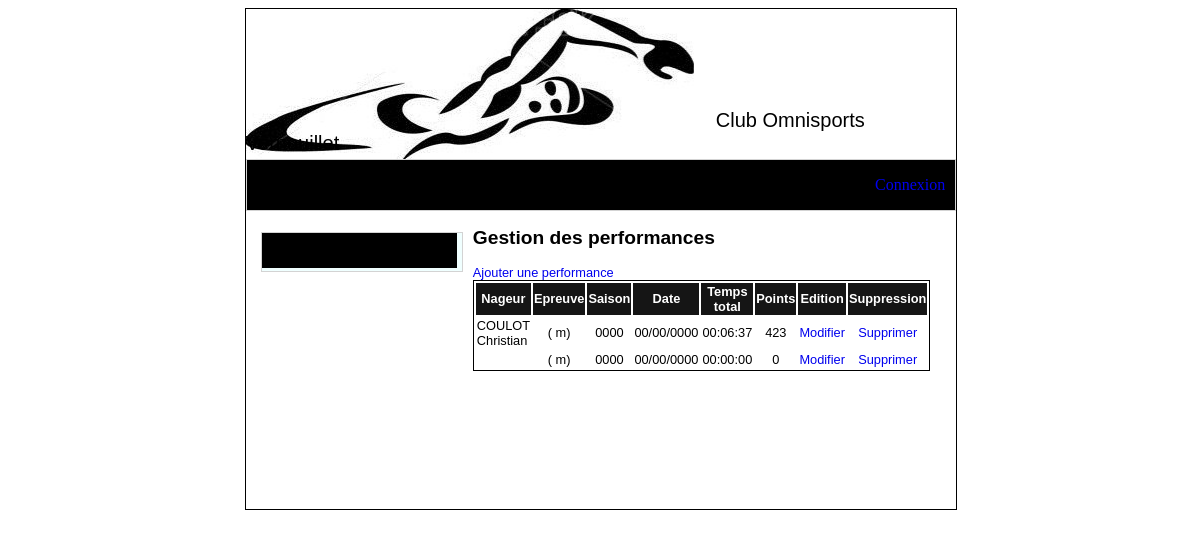
The page /ges_performances.php on the database as committed earlier.
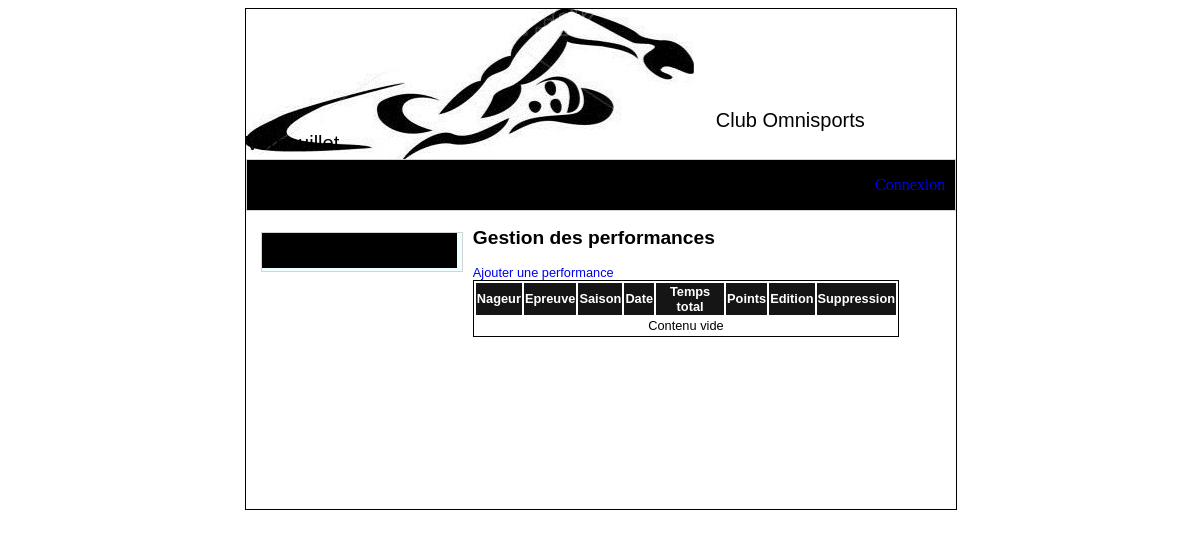
The same page on the database as committed later.
### tables this page shows
CREATE TABLE IF NOT EXISTS `nageur` (
  `id_nageur` int(11) NOT NULL AUTO_INCREMENT,
  `nom_nageur` varchar(50) NOT NULL,
  `prenom_nageur` varchar(50) NOT NULL,
  `sexe` varchar(50) NOT NULL,
  `annee_naissance` date NOT NULL,
  `age` int(11) NOT NULL,
  `id_categorie` int(11) NOT NULL,
  `club` varchar(50) NOT NULL,
  PRIMARY KEY (`id_nageur`),
  KEY `id_categorie` (`id_categorie`)
);

### ges_performances.php (the view, shortened to what this page needs)
<?php
include 'header.php';
?>
<div id="contenu">
    <h2>Gestion des performances</h2>
    <a href="formulaire_ajout_nouvelle_performance.php">Ajouter une performance</a><br>
    <table>
        <tr>
            <th>Nageur</th>
            <th>Epreuve</th>
            <th>Saison</th>
            <th>Date</th>
            <th>Temps total</th>
            <th>Points</th>
            <th>Edition</th>
            <th>Suppression</th>
        </tr>
        <?php
        $res = mysql_query("SELECT * FROM `performance`") or die(mysql_error());
        if (mysql_numrows($res) == 0) {
            echo '<tr><td colspan="8" align="center">Contenu vide</td></tr>';
        } else {
            while ($line = mysql_fetch_array($res)) {
                $res_nag = mysql_query("SELECT * FROM `nageur` WHERE `id_nageur` = " . $line['id_nageur']);
                $nageur = mysql_fetch_array($res_nag);
                $res_epr = mysql_query("SELECT * FROM `epreuve` WHERE `id_epreuve` = " . $line['id_epreuve']);
                $epreuve = mysql_fetch_array($res_epr);
                $date = explode("-", $line["date_perf"]);
                ?>
                <tr>
                    <td><?= $nageur['nom_nageur'] . ' ' . $nageur['prenom_nageur'] ?></td>
                    <td align="center"><?= $epreuve['type_epreuve']. '('.$epreuve['distance_epreuve'].' m)' ?></td>
                    <td align="center"><?= $line['saison'] ?></td>
                    <td align="center"><?= $date[2].'/'.$date[1].'/'.$date[0] ?></td>
                    <td align="center"><?= $line['temps_total'] ?></td>
                    <td align="center"><?= $line['points'] ?></td>
                    <td align="center"><a href="formulaire_modifier_performance.php?id=<?= $line['id_performance'] ?>">Modifier</a></td>
                    <td align="center"><a href="supprimer_performance.php?id=<?= $line['id_performance'] ?>" onclick="return confirm('Voulez vous supprimer cette performance?')">Supprimer</a></td>
                </tr>
                <?php
            }
        }
        ?>
    </table>
</div>
</div>
<?php include 'footer.php'; ?>

Rows that differ between the two databases and show on the page:
no longer on this page (row edited): nageur: nom_nageur "COULOT", prenom_nageur "Christian"
Other text that changed with them:
text now shown: "Contenu vide"
list line gone: "( m) 0000 00 / 00 / 0000 00:06:37 423 Modifier Supprimer"
list line gone: "( m) 0000 00 / 00 / 0000 00:00:00 0 Modifier Supprimer"
